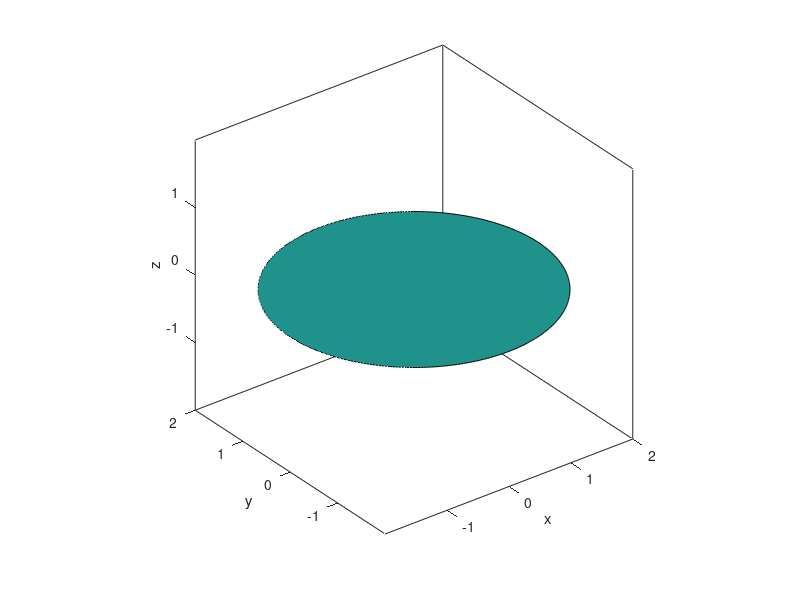

Source code (MATLAB): (Note: this script raises an error after producing the figure.)
close all
clear
clc
%% Plot the lens
THETA = 0:0.01:2*pi;
X = 2*cos(THETA);
Y = 2*sin(THETA);
Z = 0*X;
C = X*0 + 0.5;
fill3(X,Y,Z,C)
axis equal
xlabel('x')
ylabel('y')
zlabel('z')
%%
focus_length = 1;

% generate 1000 random points
number_test = 1000;
point_sources = zeros([number_test,7]);
targets = zeros([number_test,7]);
interms = zeros([number_test,3]);

for i = 1:2000
    r = 0.5*rand();
    theta = 2*pi*rand();
    xs = r*cos(theta);
    ys = r*sin(theta);
    zs = 4;
    dxs = 0.2 - xs*0.05;
    dys = 0.1 + ys*0.15;
    dzs = -1;
    intensity = exp(-r^2);
    point_sources(i,:) = [xs,ys,zs,dxs,dys,dzs,intensity];
    target_z = -2;
    [targets(i,:),interms(i,:)] = f_p2p_geo_propergation( focus_length, point_sources(i,:), target_z );
end

%% Plot the rays
hold on

plot3([point_sources(:,1),interms(:,1)]', ...
    [point_sources(:,2),interms(:,2)]', ...
    [point_sources(:,3),interms(:,3)]','g')

plot3([interms(:,1),targets(:,1)]', ...
    [interms(:,2),targets(:,2)]', ...
    [interms(:,3),targets(:,3)]','r')

X2 = [point_sources(:,1)',targets(:,1)'];
Y2 = [point_sources(:,2)',targets(:,2)'];
Z2 = [point_sources(:,3)',targets(:,3)'];
S2 = X2*0 + 10;
C2 = [point_sources(:,7)',targets(:,7)'];
scatter3(X2,Y2,Z2,S2,C2,'filled')



